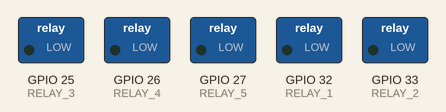
The sketch below on a simulated ESP32. On the bench: switched loads named in the sketch (green lamp = pin HIGH). WiFi joins after 1.5 s; servers stay silent unless stated; what the sketch prints to the serial monitor is not drawn.

Above: at 0.1 s.
At 2.3 s:
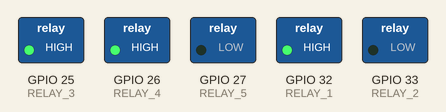
Timing chart, 0 to 3.8 s (numbered marks = the images above):
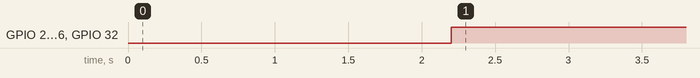

The sketch:

esp32_receiver.ino
```cpp
#include <WiFi.h>
#include <HTTPClient.h>

#define INTERVAL 2000

const char* ssid     = "ssid";
const char* password = "password";

const char* host = "http://192.168.4.1/data";
unsigned long previousMillis = 0;

String Data;

void setup(){
  relaysbBegin();
  connectToWIFI(ssid, password);
}

void loop()
{
  getData();
}
```

data_handler.ino
```cpp
void getData()
{
   unsigned long currentMillis = millis();

  if(currentMillis - previousMillis >= INTERVAL) {
     // Check WiFi connection status
    if(WiFi.status()== WL_CONNECTED ){
      Data = httpGETRequest(host);
      output(Data);
      Serial.println("Data: " + Data);
      // save the last HTTP GET Request
      previousMillis = currentMillis;
    }
    else {
      Serial.println("WiFi Disconnected");
    }
  }
}

String httpGETRequest(const char* serverName) {
  HTTPClient http;

  // Your IP address with path or Domain name with URL path
  http.begin(serverName);

  // Send HTTP POST request
  int httpResponseCode = http.GET();

  String payload = "--";

  if (httpResponseCode>0) {
    Serial.print("HTTP Response code: ");
    Serial.println(httpResponseCode);
    payload = http.getString();
  }
  else {
    Serial.print("Error code: ");
    Serial.println(httpResponseCode);
  }
  // Free resources
  http.end();

  return payload;
}
```

relay.ino
```cpp
#define RELAY_1 32
#define RELAY_2 33
#define RELAY_3 25
#define RELAY_4 26
#define RELAY_5 27


void relaysbBegin()
{
  pinMode(RELAY_1, OUTPUT);
  pinMode(RELAY_2, OUTPUT);
  pinMode(RELAY_3, OUTPUT);
  pinMode(RELAY_4, OUTPUT);
  pinMode(RELAY_5, OUTPUT);
}

void output(String Data){
  char relData = Data[0];
  digitalWrite(RELAY_1, getState(relData, 0));
  digitalWrite(RELAY_2, getState(relData, 1));
  digitalWrite(RELAY_3, getState(relData, 2));
  digitalWrite(RELAY_4, getState(relData, 3));
  digitalWrite(RELAY_5, getState(relData, 4));
}

bool getState(char relData, uint8_t bitNomber){
  return (relData >> bitNomber) & 1;
}
```

wifi_handler.ino
```cpp
void connectToWIFI(const char* ssid,const char* password)
{
  WiFi.begin(ssid, password);
  Serial.println("Connecting");
  while(WiFi.status() != WL_CONNECTED) {
    delay(500);
    Serial.print(".");
  }
  Serial.println("");
  Serial.print("Connected to WiFi network with IP Address: ");
  Serial.println(WiFi.localIP());
}
```

Measured:
- by itself, GPIO 25 (RELAY_3), GPIO 26 (RELAY_4), GPIO 32 (RELAY_1): LOW → HIGH at 2.2 s
